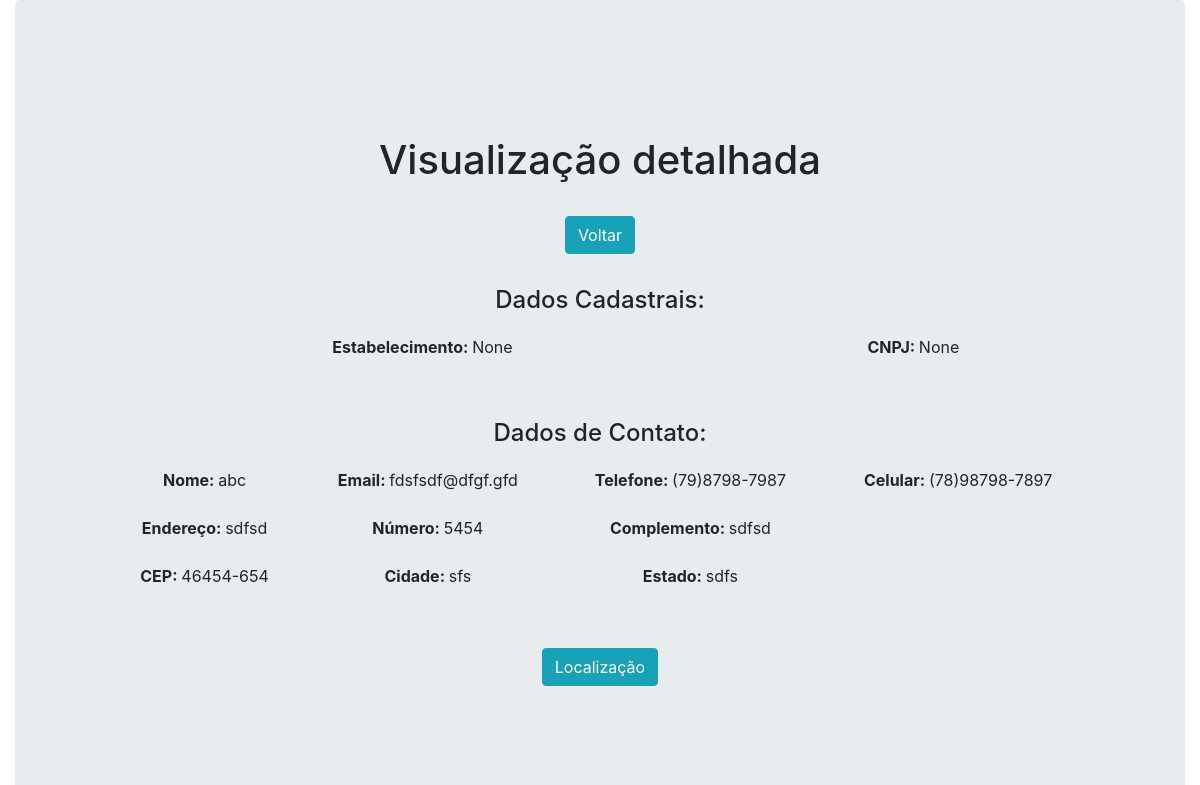
Page /view/6/ (signed in) on the earlier database version.
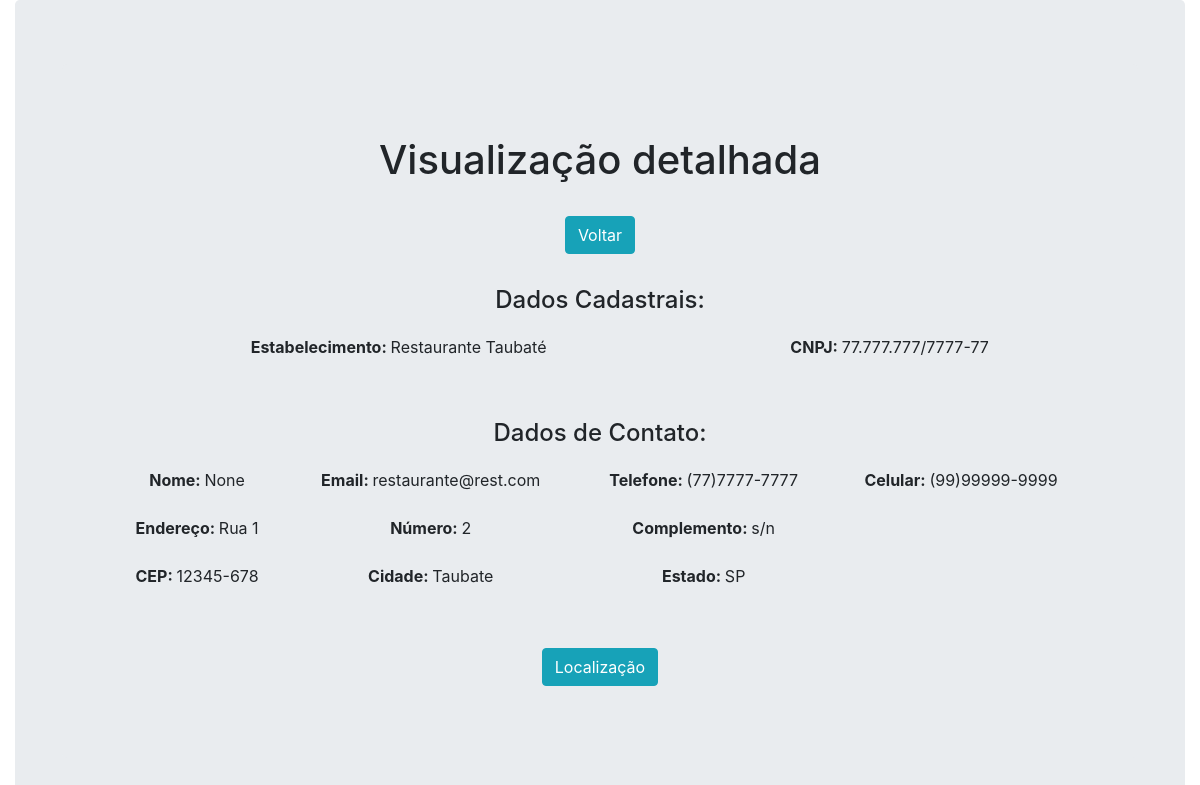
Same page on the later database version.
### pji3g54app/models.py (models this page shows, shortened)
class Cadastro(models.Model):
    inputEmpresa = models.CharField(max_length=255, null=True, blank=True)
    inputCNPJ = models.CharField(max_length=18, null=True, blank=True)
    inputNome = models.CharField(max_length=255, null=True, blank=True)
    inputCPF = models.CharField(max_length=14, null=True, blank=True)
    inputEmail = models.EmailField(max_length=100, null=True, blank=True)
    inputTel = models.CharField(max_length=13, null=True, blank=True)
    inputCel = models.CharField(max_length=14, null=True, blank=True)
    inputAddress = models.CharField(max_length=255, null=True, blank=True)
    inputNumber = models.PositiveIntegerField(null=True, blank=True)
    inputAddress2 = models.CharField(max_length=100, null=True, blank=True)
    inputCEP = models.CharField(max_length=9, null=True, blank=True)
    inputCity = models.CharField(max_length=50, null=True, blank=True)
    inputEstado = models.CharField(max_length=20, null=True, blank=True)
    inputTipo = models.BooleanField(null=None, blank=None)
    inputPF = models.BooleanField(null=None, blank=None, default=False)

### pji3g54app/views.py (the view)
# urls.py: path('view/<int:pk>/', view, name='view'),
def view(request, pk):
    data = {}
    data['db'] = Cadastro.objects.get(pk=pk)
    return render(request, 'view.html', data)

### pji3g54app/templates/view.html (shortened to what this page needs)
<!DOCTYPE html>
{% extends 'main.html' %}
{% block content %}
    {% if request.user.is_authenticated %}
<div class="container col-12">
  <div class="jumbotron">
<div class="col-8 m-auto pt-2 pb-2 text-center">
      <h1>Visualização detalhada</h1>
  </div>
  <div class="col-8 m-auto pt-3 pb-2 text-center">
      <a href="/index" class="btn btn-info">Voltar</a>
  </div>
  <div class="table-responsive col-12 m-auto pt-4 pb-2 text-center">
      <table class="table table-borderless table-hover">
          <thead class="thead-light">
          <h4>Dados Cadastrais:</h4>
            <tbody>
            <tr>
              <td>
                  <strong>Estabelecimento: </strong>{{db.inputEmpresa}}</td>
              <td>
                  <strong>CNPJ: </strong>{{db.inputCNPJ}}</td>
            </tr>
            </tbody>
          </thead>
      </table>
  </div>
<div class="table-responsive col-12 m-auto pt-4 pb-2 text-center">
     <table class="table table-borderless table-hover">
       <thead class="thead-light">
          <tr>
              <h4>Dados de Contato:</h4>
              <td>
                  <strong>Nome: </strong>{{db.inputNome}}</td>
              <td>
                  <strong>Email: </strong>{{db.inputEmail}}</td>
              <td>
                  <strong>Telefone: </strong>{{db.inputTel}}</td>
              <td>
                  <strong>Celular: </strong>{{db.inputCel}}</td>
          </tr>
          <tr>
              <td>
                  <strong>Endereço: </strong>{{db.inputAddress}}</td>
              <td>
                  <strong>Número: </strong>{{db.inputNumber}}</td>
              <td>
                  <strong>Complemento: </strong>{{db.inputAddress2}}</td>
          </tr>
          <tr>
              <td>
                  <strong>CEP: </strong>{{db.inputCEP}}</td>
              <td>
                  <strong>Cidade: </strong>{{db.inputCity}}</td>
              <td>
                  <strong>Estado: </strong>{{db.inputEstado}}<br></td>
          </tr>
       </thead>
     </table>
</div>
    <div class="col-8 m-auto pt-4 pb-2 text-center">
        <a href="/vmoleo/{{db.inputCEP}}" class="btn btn-info">Localização</a>
    </div>
  </div>
</div>
{% else %}
<div class="col-8 m-auto pt-3 pb-3 text-center">
    <h1>Acesso Não Permitido</h1>
</div>
{% endif %}
{% endblock %}

Differences in the rows shown:
changed Cadastro "None": inputEmpresa "None" → "Restaurante Taubaté"; inputCNPJ "None" → "77.777.777/7777-77"; inputNome "abc" → "None"; inputEmail "fdsfsdf@dfgf.gfd" → "restaurante@rest.com"; inputTel "(79)8798-7987" → "(77)7777-7777"; inputCel "(78)98798-7897" → "(99)99999-9999"; inputAddress "sdfsd" → "Rua 1"; inputNumber "5454" → "2"; inputAddress2 "sdfsd" → "s/n"; inputCEP "46454-654" → "12345-678"; inputCity "sfs" → "Taubate"; inputEstado "sdfs" → "SP"
